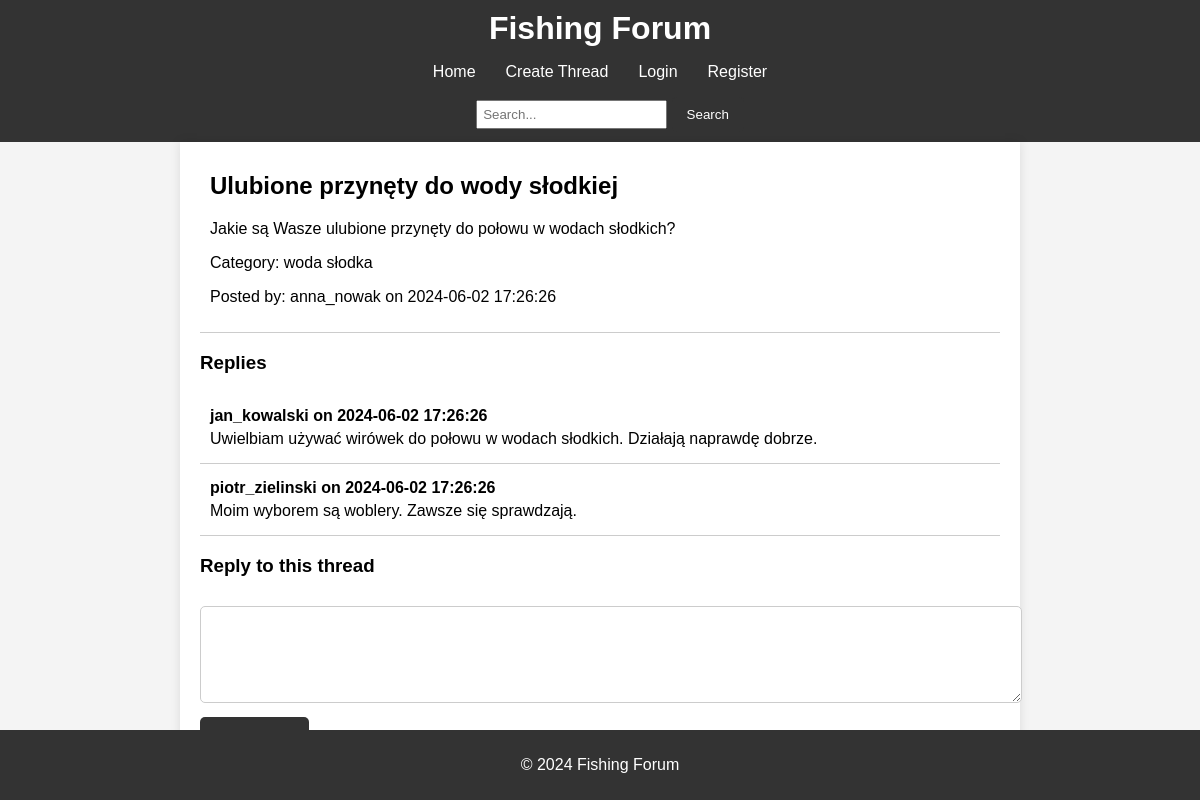
The page /php/thread.php?thread_id=2 (signed in) on the database its author committed.
### tables this page shows
CREATE TABLE `threads` (
  `id` int(11) NOT NULL,
  `user_id` int(11) NOT NULL,
  `title` varchar(255) NOT NULL,
  `content` text NOT NULL,
  `category` varchar(50) DEFAULT NULL,
  `created_at` timestamp NOT NULL DEFAULT current_timestamp()
);

CREATE TABLE `users` (
  `id` int(11) NOT NULL,
  `username` varchar(50) NOT NULL,
  `email` varchar(100) NOT NULL,
  `password` varchar(255) NOT NULL,
  `created_at` timestamp NOT NULL DEFAULT current_timestamp()
);

CREATE TABLE `posts` (
  `id` int(11) NOT NULL,
  `thread_id` int(11) NOT NULL,
  `user_id` int(11) NOT NULL,
  `content` text NOT NULL,
  `created_at` timestamp NOT NULL DEFAULT current_timestamp()
);

### src/php/thread.php (the view, shortened to what this page needs)
<?php
require 'db.php';
$thread_id = $_GET['thread_id'];
$sql_thread = "SELECT threads.id, threads.title, threads.content, threads.category, threads.created_at, users.username
               FROM threads
               JOIN users ON threads.user_id = users.id
               WHERE threads.id = ?";
$stmt_thread = $conn->prepare($sql_thread);
$stmt_thread->bind_param('i', $thread_id);
$stmt_thread->execute();
$result_thread = $stmt_thread->get_result();
$thread = $result_thread->fetch_assoc();
$sql_replies = "SELECT posts.content, posts.created_at, users.username
                FROM posts
                JOIN users ON posts.user_id = users.id
                WHERE posts.thread_id = ?
                ORDER BY posts.created_at ASC";
$stmt_replies = $conn->prepare($sql_replies);
$stmt_replies->bind_param('i', $thread_id);
$stmt_replies->execute();
$result_replies = $stmt_replies->get_result();
?>
<!DOCTYPE html>
<html lang="en">
<head>
    <link rel="stylesheet" href="../../public/css/styles.css">
</head>
<body>
    <header>
        <h1>Fishing Forum</h1>
        <nav>
            <ul>
                <li><a href="../index.php">Home</a></li>
                <li><a href="../../public/create_thread.html">Create Thread</a></li>
                <li><a href="../../public/login.html">Login</a></li>
                <li><a href="../../public/register.html">Register</a></li>
            </ul>
            <form action="search.php" method="get">
                <input type="text" name="query" placeholder="Search...">
                <button type="submit">Search</button>
            </form>
        </nav>
    </header>
    <main>
        <div class="thread">
            <h2><?= htmlspecialchars($thread['title']) ?></h2>
            <p><?= htmlspecialchars($thread['content']) ?></p>
            <p>Category: <?= htmlspecialchars($thread['category']) ?></p>
            <p>Posted by: <?= htmlspecialchars($thread['username']) ?> on <?= $thread['created_at'] ?></p>
        </div>
        <h3>Replies</h3>
        <div id="replies">
            <?php
            if ($result_replies->num_rows > 0) {
                while($reply = $result_replies->fetch_assoc()) {
                    echo '<div class="reply">';
                    echo '<p>' . htmlspecialchars($reply['username']) . ' on ' . $reply['created_at'] . '</p>';
                    echo '<p>' . htmlspecialchars($reply['content']) . '</p>';
                    echo '</div>';
                }
            } else {
                echo '<p>No replies found.</p>';
            }
            ?>
        </div>
        <?php if (isset($_SESSION['user_id'])): ?>
            <h3>Reply to this thread</h3>
            <form id="replyForm" onsubmit="submitReply(event)">
                <textarea name="content" rows="5" cols="50" required></textarea>
                <button type="submit">Submit Reply</button>
            </form>
        <?php else: ?>
            <p>You need to be logged in to reply.</p>
        <?php endif; ?>
    </main>
    <footer>
        <p>&copy; 2024 Fishing Forum</p>
    </footer>
</body>
</html>

### public/css/styles.css (style rules this page uses)
body { font-family: Arial, sans-serif; background-color: #f4f4f4; margin: 0; padding: 0; }
header { background-color: #333; color: white; padding: 10px 0; text-align: center; }
header h1 { margin: 0; }
nav ul { list-style-type: none; padding: 0; display: flex; justify-content: center; }
nav ul li { margin: 0 15px; }
nav ul li a { color: white; text-decoration: none; }
nav form { display: inline-block; margin-left: 20px; }
nav input[type="text"] { padding: 5px; }
nav button { padding: 5px 10px; background-color: #555; color: white; border: none; cursor: pointer; }
main { padding: 20px; max-width: 800px; margin: auto; background-color: white; box-shadow: 0 0 10px rgba(0, 0, 0, 0.1); }
.thread, .reply { padding: 10px; border-bottom: 1px solid #ccc; }
.thread h2 { margin-top: 0; }
.reply p { margin: 5px 0; }
.reply p:first-child { font-weight: bold; }
form textarea { width: 100%; padding: 10px; margin-top: 10px; margin-bottom: 10px; border: 1px solid #ccc; border-radius: 5px; }
form button { padding: 10px 15px; background-color: #333; color: white; border: none; cursor: pointer; border-radius: 5px; }
footer { text-align: center; padding: 10px 0; background-color: #333; color: white; position: fixed; width: 100%; bottom: 0; }

### rows shown on the page
threads: title "Ulubione przynęty do wody słodkiej", content "Jakie są Wasze ulubione przynęty do połowu w wodach słodkich?", category "woda słodka", user.username "anna_nowak", created_at "2024-06-02 17:26:26"
posts: user.username "jan_kowalski", created_at "2024-06-02 17:26:26", content "Uwielbiam używać wirówek do połowu w wodach słodkich. Działają naprawdę dobrze."
posts: user.username "piotr_zielinski", created_at "2024-06-02 17:26:26", content "Moim wyborem są woblery. Zawsze się sprawdzają."
